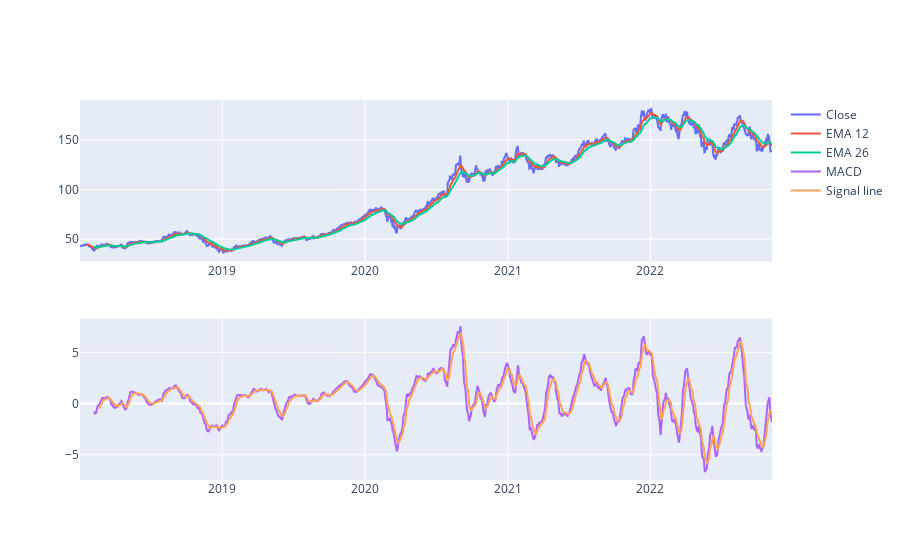

The cell this chart's notebook holds for it:
### Markdown cell above
MACD =>  Moving Average Convergence Divergence

### Code cell
# df = AAPL.copy()
EMA_12 = pd.Series(AAPL['Close'].ewm(span=12, min_periods=12).mean())
EMA_26 = pd.Series(AAPL['Close'].ewm(span=26, min_periods=26).mean())
AAPL['MACD'] = pd.Series(EMA_12 - EMA_26)
AAPL['MACD_signal'] = pd.Series(AAPL.MACD.ewm(span=9, min_periods=9).mean())

fig = make_subplots(rows=2, cols=1)
fig.add_trace(go.Scatter(x=AAPL.Date, y=AAPL.Close, name='Close'), row=1, col=1)
fig.add_trace(go.Scatter(x=AAPL.Date, y=EMA_12, name='EMA 12'), row=1, col=1)
fig.add_trace(go.Scatter(x=AAPL.Date, y=EMA_26, name='EMA 26'), row=1, col=1)
fig.add_trace(go.Scatter(x=AAPL.Date, y=AAPL['MACD'], name='MACD'), row=2, col=1)
fig.add_trace(go.Scatter(x=AAPL.Date, y=AAPL['MACD_signal'], name='Signal line'), row=2, col=1)
fig.show()

### Figure 1 — Plotly figure (JSON) as saved in the notebook; plotly's stock layout.template omitted (floating-point values rounded to 4 significant figures; data arrays with more than 128 entries replaced by an {"elided": "..."} marker saying what was removed)
{"data": [{"name": "Close", "type": "scatter", "x": {"elided": "1223 str values"}, "xaxis": "x", "y": {"elided": "1223 float values"}, "yaxis": "y"}, {"name": "EMA 12", "type": "scatter", "x": {"elided": "1223 str values"}, "xaxis": "x", "y": {"elided": "1223 float values"}, "yaxis": "y"}, {"name": "EMA 26", "type": "scatter", "x": {"elided": "1223 str values"}, "xaxis": "x", "y": {"elided": "1223 float values"}, "yaxis": "y"}, {"name": "MACD", "type": "scatter", "x": {"elided": "1223 str values"}, "xaxis": "x2", "y": {"elided": "1223 float values"}, "yaxis": "y2"}, {"name": "Signal line", "type": "scatter", "x": {"elided": "1223 str values"}, "xaxis": "x2", "y": {"elided": "1223 float values"}, "yaxis": "y2"}], "layout": {"xaxis": {"anchor": "y", "domain": [0, 1]}, "xaxis2": {"anchor": "y2", "domain": [0, 1]}, "yaxis": {"anchor": "x", "domain": [0.575, 1]}, "yaxis2": {"anchor": "x2", "domain": [0, 0.425]}}}
